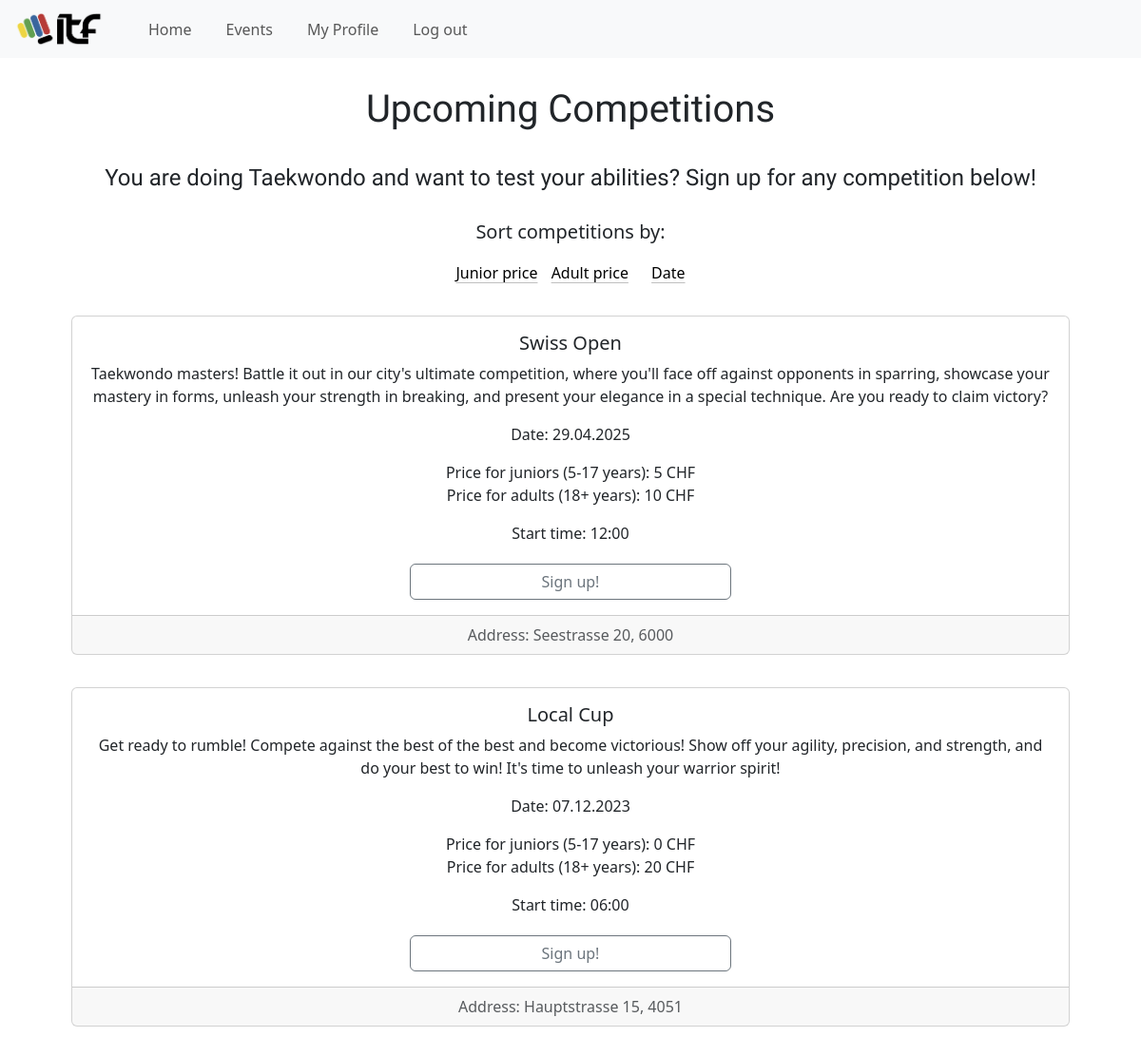
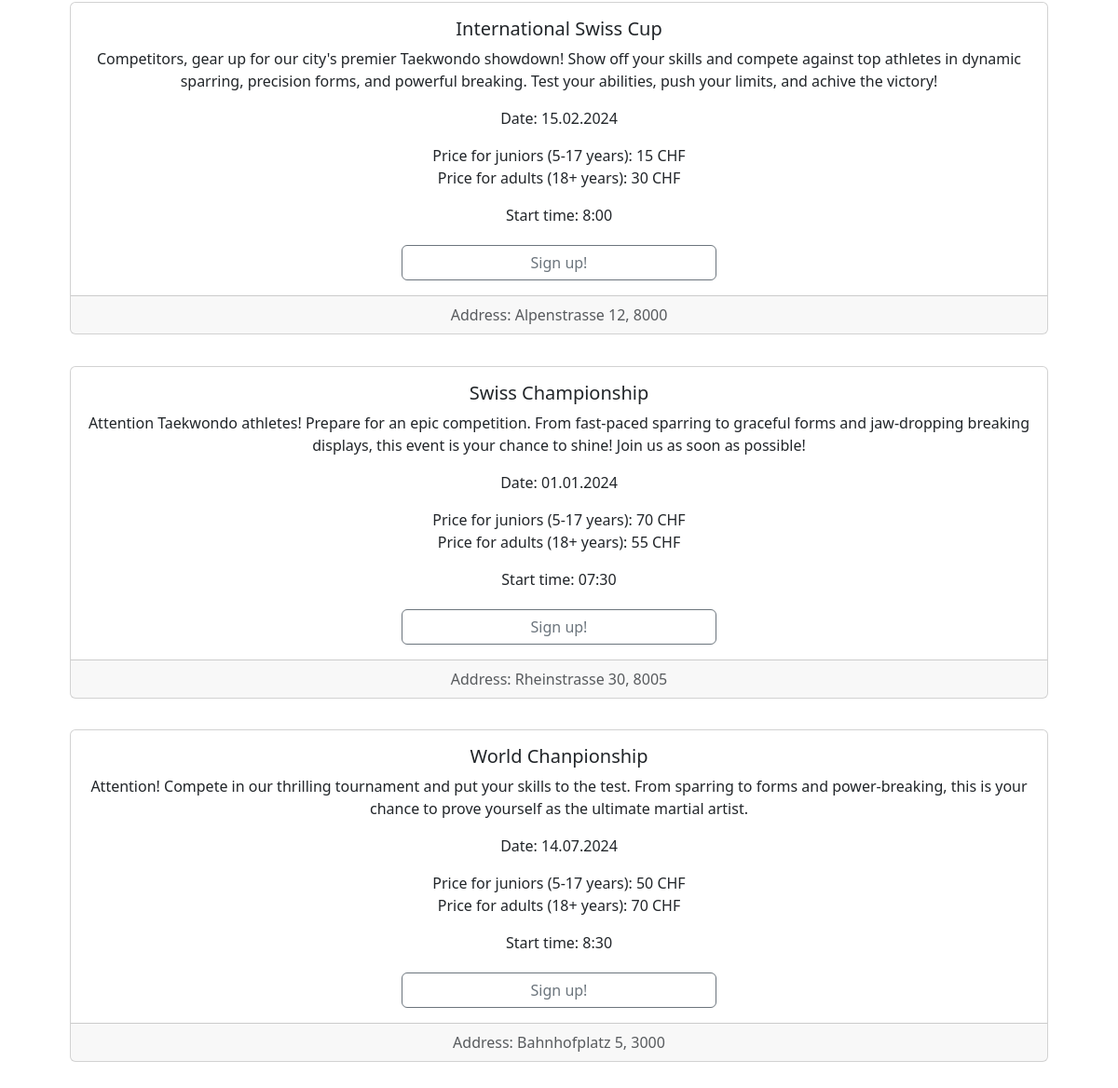
Screenshot of /events/2 (signed in) with the database file from the repository (2 pictures, top to bottom).
### tables this page shows
CREATE TABLE competitions (
                    id INTEGER PRIMARY KEY AUTOINCREMENT,
                    caption TEXT,
                    description TEXT,
                    price_junior INTEGER,
                    price_adult INTEGER,
                    address TEXT,
                    date TEXT,
                    time TEXT,
                    table_name TEXT                  
                );

### core.py (the view, shortened to what this page needs)
@app.route('/events/<int:filter>') # Events page route
def eventpage(filter):
    conn = sqlite3.connect('itf.db')
    cursor = conn.cursor()
    cursor.execute("SELECT id, caption, description, price_junior, price_adult, address, date, time, table_name FROM competitions")
    allcompetitions = cursor.fetchall() # List of tuples
    n = len(allcompetitions)
    if filter == 1:
        for i in range(n - 1):
            for j in range(n - i - 1):
                if allcompetitions[j][3] >= allcompetitions[j + 1][3]:
                    allcompetitions[j], allcompetitions[j + 1] = allcompetitions[j + 1], allcompetitions[j]
    if filter == 2:
        for i in range(n - 1):
            for j in range(n - i - 1):
                if allcompetitions[j][4] >= allcompetitions[j + 1][4]:
                    allcompetitions[j], allcompetitions[j + 1] = allcompetitions[j + 1], allcompetitions[j]
    reg_check = [0] * n
    for p in range(n):
        current_competition = allcompetitions[p][8]
        cursor.execute("SELECT email FROM {} WHERE email = ?".format(current_competition), (session['email'],))
        user = cursor.fetchone()
        if user:
            reg_check[p] = 1
        else:
            reg_check[p] = 0
    cursor.close()
    conn.close()
    return render_template('events.html', allcompetitions=allcompetitions, filter=filter, reg_check=reg_check, n=n)

### templates/events.html (shortened to what this page needs)
{% extends "fill.html" %}
{% block content %}
<link rel="stylesheet" type="text/css" href="../static/css/events.css">
<div class = "container">
  <h1 class="title1">Upcoming Competitions</h1>
  <center>
    <p1>You are doing Taekwondo and want to test your abilities? Sign up for any competition below!</p1>
    <br><br>
    <p style = "font-size: 20px;">Sort competitions by: </p>
    <a style = "margin-right: 10px" class="link-body-emphasis link-offset-2 link-underline-opacity-25 link-underline-opacity-100-hover"
    href="{{url_for('eventpage', filter = 1)}}">Junior price</a>
    <a style = "margin-right: 10px" class="link-body-emphasis link-offset-2 link-underline-opacity-25 link-underline-opacity-100-hover"
    href="{{url_for('eventpage', filter = 2)}}">Adult price</a>
    <a style = "margin-left: 10px" class = "link-body-emphasis link-offset-2 link-underline-opacity-25 link-underline-opacity-100-hover"
    href="{{url_for('eventpage', filter = 3)}}">Date</a>
  </center>
  {% for p in range(n) %}
    <div class="card text-center">
      <div class="card-body">
        <h5 class="card-title">{{allcompetitions[p][1]}}</h5>
        <p class="card-text">{{allcompetitions[p][2]}}</p>
        <p class="card-text">Date: {{allcompetitions[p][6]}}</p>
        <p class="card-text">Price for juniors (5-17 years): {{allcompetitions[p][3]}} CHF <br> Price for adults (18+ years): {{allcompetitions[p][4]}} CHF</p>
        <p class="card-text">Start time: {{allcompetitions[p][7]}}</p>
        {% if session['userlogin'] == True and reg_check[p] == 0 %}
          <a class="nav-link" href="{{url_for('signingupforcomp', competition = allcompetitions[p][8], email = session['email'])}}">
            <div class="d-grid gap-2 col-4 mx-auto" style="margin-top: 20px;">
              <button type="button" class="btn btn-outline-secondary" href=>Sign up!</button>
            </div>
          </a>
        {% endif %}
      </div>
      <div class="card-footer text-body-secondary">
        Address: {{allcompetitions[p][5]}}
      </div>
    </div>
  {% endfor %}
</div>
{% endblock %}

### static/css/fill.css (style rules this page uses)
.title1 { text-align: center; font-family: 'Exo', sans-serif; margin-top: 30px; margin-bottom: 30px; }
p1 { font-family: 'Exo', sans-serif; font-size: 24px; }

### static/css/events.css (style rules this page uses)
p1 { text-align: center; }
.card { margin: 3%; }

### rows the page displays
competitions: caption "Swiss Open", description "Taekwondo masters! Battle it out in our city's ultimate competition, where you'll face off against opponents in sparring, showcase your mastery in forms, unleash your strength in breaking, and present your elegance in a special technique. Are you ready to claim victory?", date "29.04.2025", price_junior "5", price_adult "10", time "12:00", address "Seestrasse 20, 6000"
competitions: caption "Local Cup", description "Get ready to rumble! Compete against the best of the best and become victorious! Show off your agility, precision, and strength, and do your best to win! It's time to unleash your warrior spirit!", date "07.12.2023", price_junior "0", price_adult "20", time "06:00", address "Hauptstrasse 15, 4051"
competitions: caption "International Swiss Cup", description "Competitors, gear up for our city's premier Taekwondo showdown! Show off your skills and compete against top athletes in dynamic sparring, precision forms, and powerful breaking. Test your abilities, push your limits, and achive the victory!", date "15.02.2024", price_junior "15", price_adult "30", time "8:00", address "Alpenstrasse 12, 8000"
competitions: caption "Swiss Championship", description "Attention Taekwondo athletes! Prepare for an epic competition. From fast-paced sparring to graceful forms and jaw-dropping breaking displays, this event is your chance to shine! Join us as soon as possible!", date "01.01.2024", price_junior "70", price_adult "55", time "07:30", address "Rheinstrasse 30, 8005"
competitions: caption "World Chanpionship", description "Attention! Compete in our thrilling tournament and put your skills to the test. From sparring to forms and power-breaking, this is your chance to prove yourself as the ultimate martial artist.", date "14.07.2024", price_junior "50", price_adult "70", time "8:30", address "Bahnhofplatz 5, 3000"
